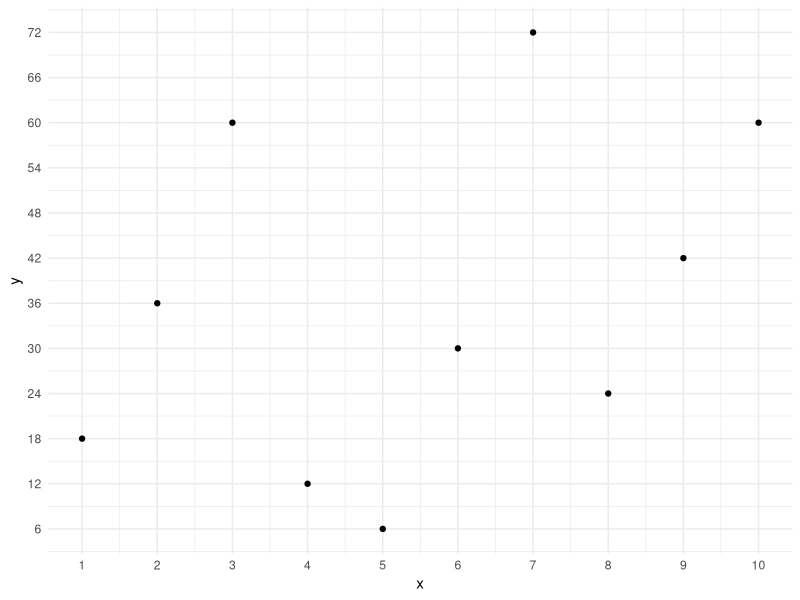
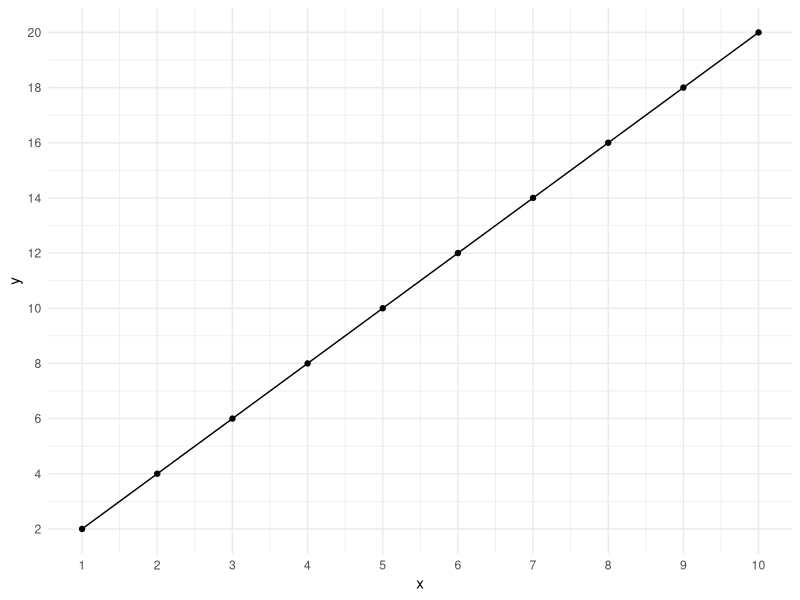
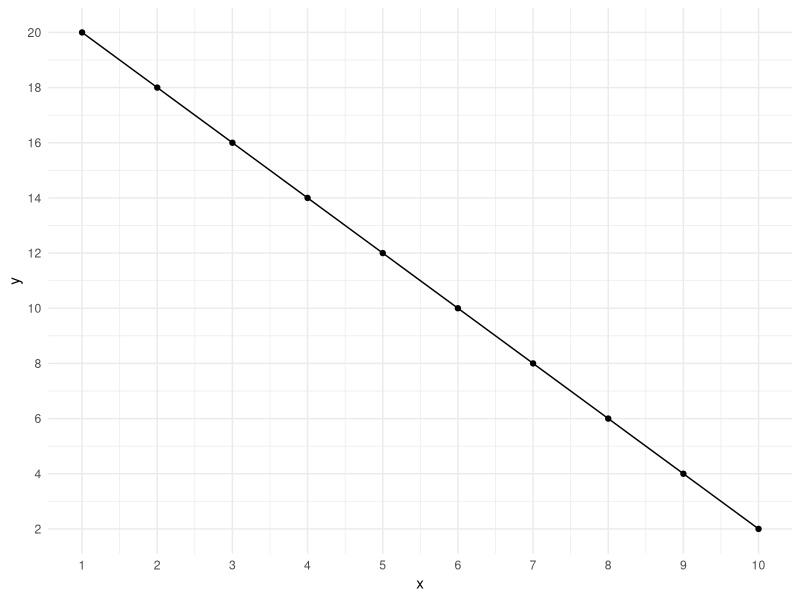
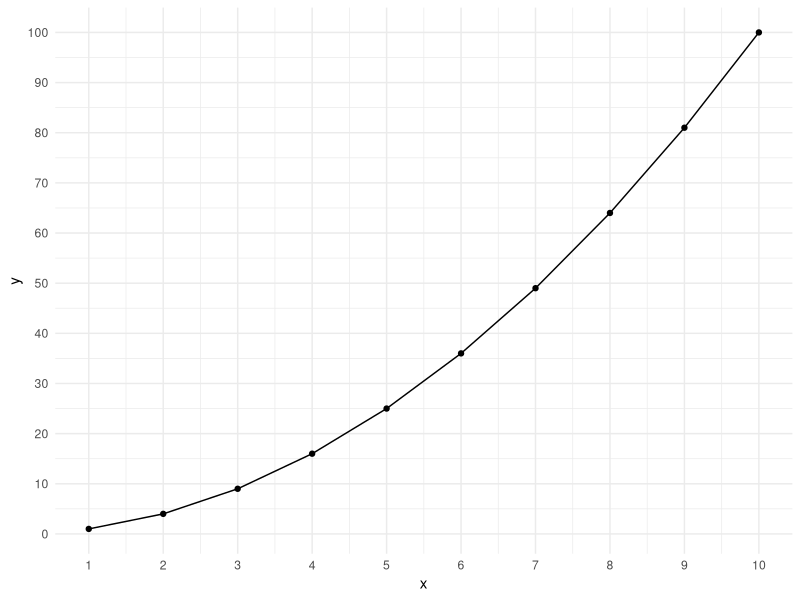
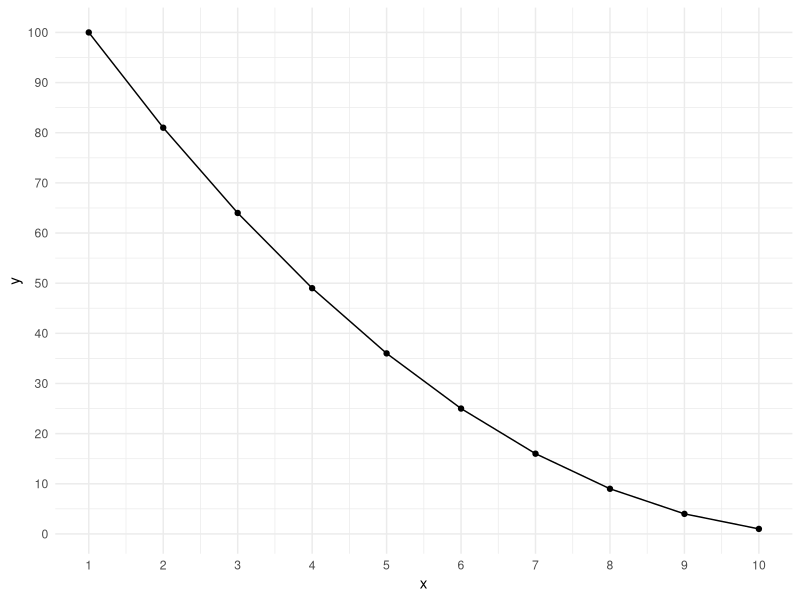
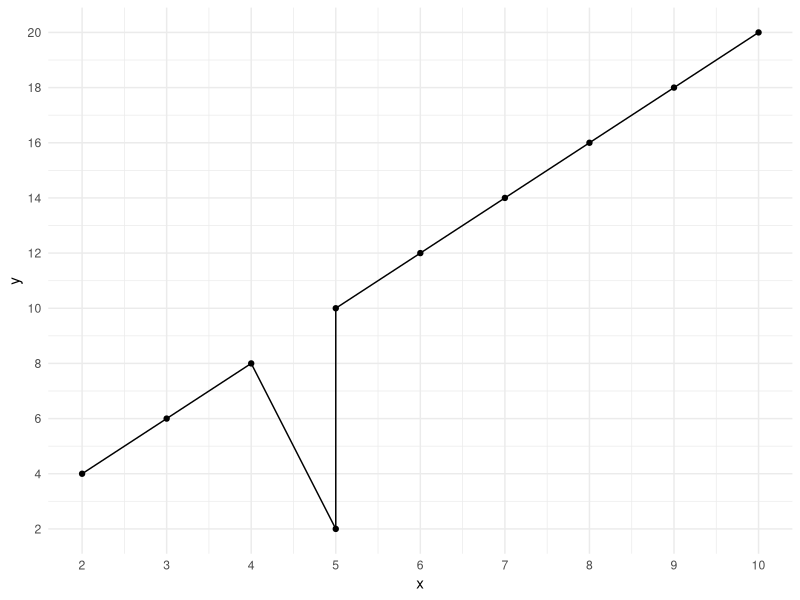
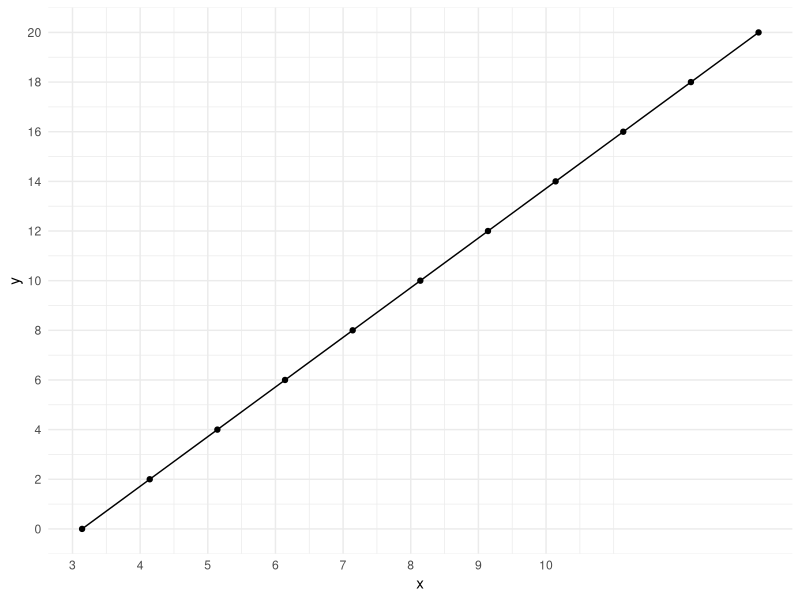

Source code (R) for these figures, in order:
## ---- chunk 1
#| Label: Creating data
#| code-summary: Creating data
#| results: false
#| code-fold: true
#| warning: false

library(tidyverse)
library(ggplot2)

b <- c(1, 2, 3, 4, 5, 6, 7, 8, 9, 10) %>% tibble()
c <- c(18, 36, 60, 12, 6, 30, 72, 24, 42, 60) %>% tibble()

ds0 <- 
  bind_cols(b, c) %>%  
  setNames(c("x", "y"))  

ds0 %>% 
  tibble() %>% 
  glimpse()

b_1 <- c(1, 2, 3, 4, 5, 6, 7, 8, 9, 10) %>% tibble()
c_1 <- c(2, 4, 6, 8, 10, 12, 14, 16, 18, 20) %>% tibble()

ds1 <- 
  bind_cols(b_1, c_1) %>%  
  setNames(c("x", "y"))  


ds1 %>% 
  tibble() %>% 
  glimpse()

ds2 <- 
  ds1 %>% 
  mutate(x = rev(x))

ds2 %>% glimpse()

b_2 <- c( 1, 2, 3, 4, 5, 6, 7, 8, 9, 10) %>% tibble()
c_2 <- c(1, 4, 9, 16, 25, 36, 49, 64, 81, 100) %>% tibble()

ds3 <- 
  bind_cols(b_2, c_2) %>%  
  setNames(c("x", "y"))  

ds3 %>% glimpse()

ds4 <- 
  ds3 %>% 
  mutate(x = rev(x))

ds_function <- function(x) {
  y <- 2*x
  return(y)
}
ds5 <- tibble(x = seq(0, 10, 1), y = ds_function(seq(0, 10, 1)))
ds5 %>% glimpse()
## ---- chunk 2
#| Label: Exploring 
#| code-summary: Exploring 
#| results: markup
#| code-fold: true

ds0 %>% 
  ggplot(aes(x = x, y = y)) +
  geom_point() +
  theme_minimal() +
  scale_x_continuous(breaks = seq(0, 10, 1)) +
  scale_y_continuous(breaks = seq(0,72, 6)) # Creating the graph between x and y arguments 

## ---- chunk 3
#| Label: Exploring 2
#| code-summary: Exploring 2
#| results: markup
#| code-fold: true


ds1 %>% 
  ggplot(aes(x=x,y=y))+
  geom_point() +
  theme_minimal() +
  scale_x_continuous(breaks = seq(0, 10, 1)) +
  scale_y_continuous(breaks = seq(0,20, 2)) +
  geom_line() 
## ---- chunk 4
#| Label: Exploring 3
#| code-summary: Exploring 3
#| results: markup
#| code-fold: true

ds2 %>% 
  ggplot(aes(x=x,y=y))+
  geom_point() +
  theme_minimal() +
  scale_x_continuous(breaks = seq(0, 10, 1)) +
  scale_y_continuous(breaks = seq(0,20, 2)) +
  geom_line() 

## ---- chunk 5
#| Label: Exploring 4
#| code-summary: Exploring 4
#| results: markup
#| code-fold: true

ds3 %>% 
  ggplot(aes(x = x, y = y)) +
  geom_point() +
  geom_line() +
  theme_minimal() + 
  scale_x_continuous(breaks = seq(0,10,1)) + 
  scale_y_continuous(breaks = seq(0,100,10))

## ---- chunk 6
#| Label: Exploring 5
#| code-summary: Exploring 5
#| results: markup
#| code-fold: true

ds4 %>% 
  ggplot(aes(x = x, y = y)) +
  geom_point() +
  geom_line() +
  theme_minimal() + 
  scale_x_continuous(breaks = seq(0,10,1)) + 
  scale_y_continuous(breaks = seq(0,100,10))

## ---- chunk 7
#| Label: Example 1
#| code-summary: Ecample
#| results: hold
#| code-fold: true

ds1 %>% 
  mutate(
    x = c(5, 2, 3, 4, 5, 6, 7, 8, 9, 10)
  ) %>%  
  ggplot(aes(x=x,y=y))+
  geom_point() +
  theme_minimal() +
  scale_x_continuous(breaks = seq(0, 10, 1)) +
  scale_y_continuous(breaks = seq(0,20, 2)) +
  geom_line() 

## ---- chunk 8
#| Label: Example 2
#| code-summary: Ecample
#| results: hold
#| code-fold: true

ds5 %>% 
  mutate(
    x = seq(0, 10, 1,) + pi
  ) %>% 
  ggplot(aes(x=x,y=y))+
  geom_point() +
  theme_minimal() +
  scale_x_continuous(breaks = seq(0, 10, 1)) +
  scale_y_continuous(breaks = seq(0,20, 2)) +
  geom_line() 
